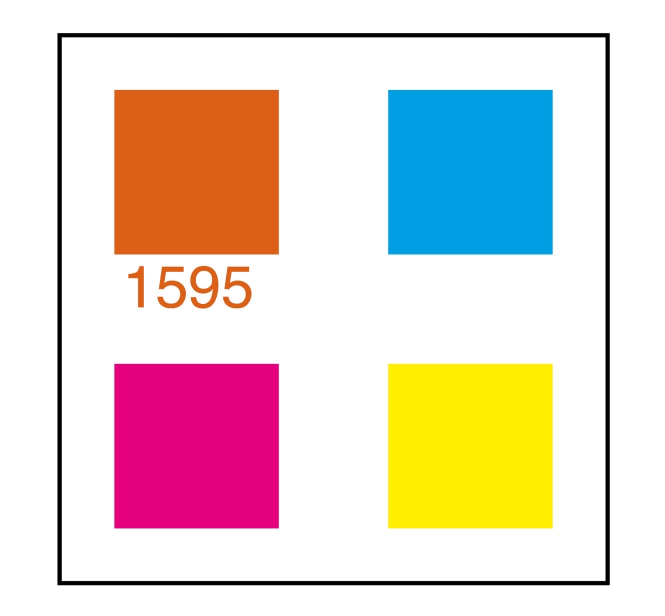
#> input picture IMG_8313.JPG, 1329 x 1231 px (shown at 1/2 size); its folder holds only this picture in this run
$ python -i cmyk_analyzer_gui_backup2.py   (imports and definitions only)
#> lines starting #> are read from the running program, lines starting #| are printed output that depends on the picture; after the words box and inside, x2 and y2 are one past the last pixel; in counts of white or black regions, pixels touching at a corner belong together
#!/usr/bin/env python3
# -*- coding: utf-8 -*-
"""
CMYK Registration & Tilt Analyzer GUI
산업용 인쇄 품질 관리 및 보정을 위한 CMYK 컬러 박스 정렬 및 기울기 분석 GUI 애플리케이션
"""

import sys
import os
import json
import cv2
import numpy as np
from datetime import datetime
from pathlib import Path

from PySide6.QtWidgets import (
    QApplication, QMainWindow, QWidget, QVBoxLayout, QHBoxLayout,
    QPushButton, QLabel, QFileDialog, QSpinBox, QDoubleSpinBox,
    QTextEdit, QGroupBox, QGridLayout, QMessageBox, QProgressBar,
    QSplitter, QFrame, QScrollArea, QSizePolicy, QTabWidget,
    QTableWidget, QTableWidgetItem, QHeaderView
)
from PySide6.QtCore import Qt, QThread, Signal, QTimer
from PySide6.QtGui import QPixmap, QImage, QFont, QPalette, QColor

# 기존 분석 모듈 import
from color_registration_analysis import (
    extract_marker, detect_bottom_left, detect_square_corners,
    pixel_to_bottom_left_coord, calculate_tilt_angle,
    calculate_horizontal_correction, order_points
)

# [105 lines left out: function detect_special_color, not called in this run]
def extract_robust_square_marker(img: np.ndarray) -> np.ndarray | None:
    """
    Detects the largest square marker in the image and extracts it with perspective transform.
    Enhanced version with multiple detection methods.

    Args:
        img (np.ndarray): Input image (BGR)

    Returns:
        np.ndarray | None: Extracted square region. None if not found
    """
    # Try multiple detection methods
    methods = [
        lambda: _detect_square_method1(img),  # Original method
        lambda: _detect_square_method2(img),  # Adaptive threshold
        lambda: _detect_square_method3(img),  # Edge detection
    ]

    for method in methods:
        try:
            result = method()
            if result is not None:
                return result
        except:
            continue

    return None

def _detect_square_method1(img: np.ndarray) -> np.ndarray | None:
    """Original detection method"""
    # Step 1: Convert to grayscale and apply Otsu thresholding
    gray = cv2.cvtColor(img, cv2.COLOR_BGR2GRAY)
    _, bin_img = cv2.threshold(gray, 0, 255, cv2.THRESH_BINARY + cv2.THRESH_OTSU)

    # Step 2: Find external contours on inverted binary image
    contours, _ = cv2.findContours(255 - bin_img, cv2.RETR_EXTERNAL, cv2.CHAIN_APPROX_SIMPLE)

    candidates = []
    for cnt in contours:
        area = cv2.contourArea(cnt)
        if area < 3000:  # Reduced minimum area
            continue

        epsilon = 0.05 * cv2.arcLength(cnt, True)  # Increased tolerance
        approx = cv2.approxPolyDP(cnt, epsilon, True)

        # Check for convex quadrilaterals (approximate square)
        if len(approx) == 4 and cv2.isContourConvex(approx):
            rect = approx.reshape(4, 2)
            width = np.linalg.norm(rect[0] - rect[1])
            height = np.linalg.norm(rect[1] - rect[2])
            ratio = width / height if height != 0 else 0

            if abs(1 - ratio) < 0.5:  # Increased aspect ratio tolerance
                candidates.append((area, rect))

    if not candidates:
        return None

    # Step 3: Select the largest square candidate
    _, best_rect = max(candidates, key=lambda x: x[0])

    # Step 4: Order corners (top-left, top-right, bottom-right, bottom-left)
    def order_points_preprocess(pts: np.ndarray) -> np.ndarray:
        s = pts.sum(axis=1)
        diff = np.diff(pts, axis=1)

        rect = np.zeros((4, 2), dtype='float32')
        rect[0] = pts[np.argmin(s)]
        rect[2] = pts[np.argmax(s)]
        rect[1] = pts[np.argmin(diff)]
        rect[3] = pts[np.argmax(diff)]
        return rect

    rect = order_points_preprocess(best_rect)

    # Step 5: Apply perspective transform to get top-down view
    size = int(max(
        np.linalg.norm(rect[0] - rect[1]),
        np.linalg.norm(rect[1] - rect[2]),
        np.linalg.norm(rect[2] - rect[3]),
        np.linalg.norm(rect[3] - rect[0])
    ))

    dst_pts = np.array([
        [0, 0], [size - 1, 0], [size - 1, size - 1], [0, size - 1]
    ], dtype='float32')

    M = cv2.getPerspectiveTransform(rect, dst_pts)
    warped = cv2.warpPerspective(img, M, (size, size))

    return warped

# [181 lines left out: functions _detect_square_method2, _detect_square_method3, calculate_adjustment_values, not called in this run]

class AnalysisWorker(QThread):
    """Worker thread that executes analysis tasks in the background"""
    progress = Signal(str)
    finished = Signal(dict)
    error = Signal(str)

    # [307 lines left out: functions __init__, run, create_cmyk_detection_image, create_p_points_image, create_t_points_image, not called in this run]

class CameraCaptureWidget(QWidget):
    """Camera capture widget"""
    image_captured = Signal(str)

    # [77 lines left out: functions __init__, init_ui, start_camera, stop_camera, update_frame, capture_image, not called in this run]

class CMYKAnalyzerGUI(QMainWindow):
    """Main GUI application"""

    # [349 lines left out: functions __init__, init_ui, create_left_panel, create_right_panel, upload_image, auto_analyze_captured_image, not called in this run]

    def load_captured_image(self, image_path):
        """Load captured image"""
        self.load_image(image_path)

    # [640 lines left out: functions load_image, start_analysis, update_progress, analysis_finished, analysis_error, display_results and 13 more, not called in this run]

# [2 lines not run here, left out]

>>> import cv2
>>> picture = cv2.imread('IMG_8313.JPG')
#> picture is the input picture: shape (1231, 1329, 3); mean B, G, R 205.3, 213.5, 227.9
#> the loop in extract_robust_square_marker, `for method in methods:` made 1 pass
#> pass 1, in _detect_square_method1, `gray = cv2.cvtColor(img, cv2.COLOR_BGR2GRAY)`:
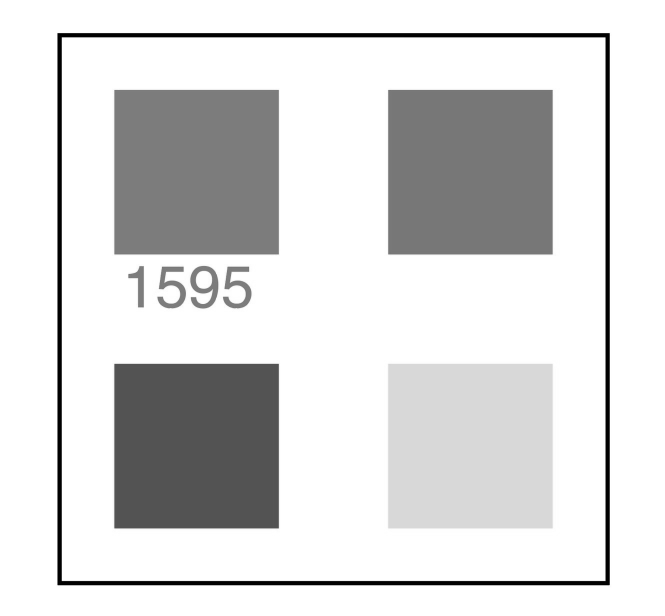
#> gray: shape (1231, 1329) (shown at 1/2 size); min 0, max 255, mean 216.9
#> pass 1, in _detect_square_method1, `_, bin_img = cv2.threshold(gray, 0, 255, cv2.THRESH_BINARY + cv2.THRES..`:
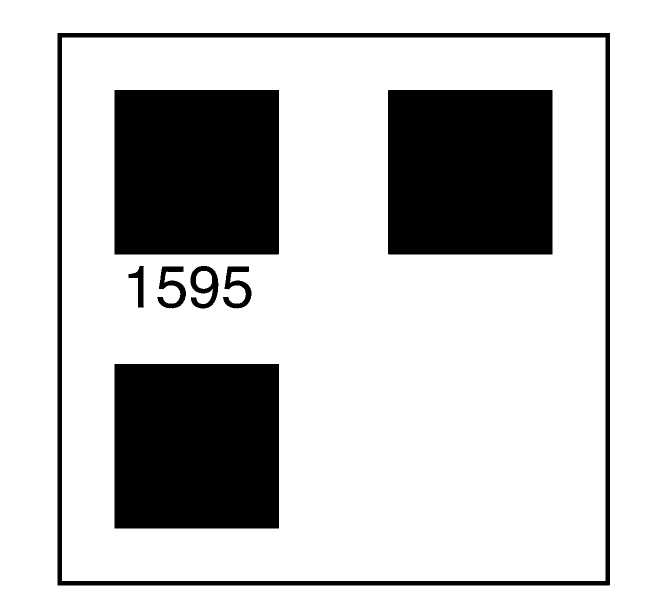
#> bin_img: shape (1231, 1329) (shown at 1/2 size); 77.3% white; 8 black regions, largest, box (x1, y1, x2, y2) and area: (229, 728, 558, 1057) 108241, (229, 180, 558, 509) 108240, (776, 180, 1105, 509) 108239
#> pass 1, in _detect_square_method1, `warped = cv2.warpPerspective(img, M, (size, size))`:
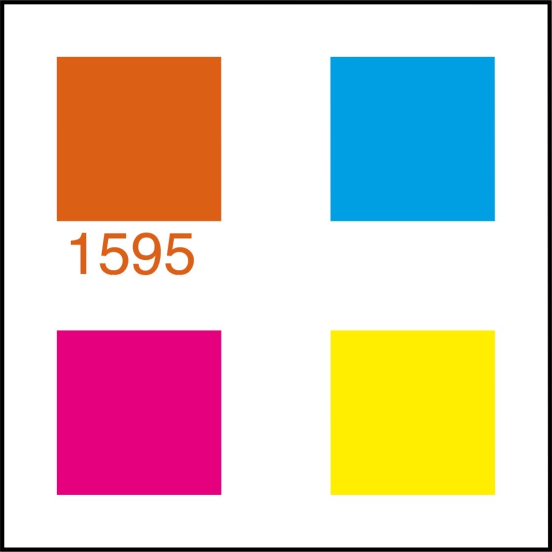
#> warped: shape (1104, 1104, 3) (shown at 1/2 size); mean B, G, R 188.5, 199.4, 218.8
>>> result = extract_robust_square_marker(picture)
